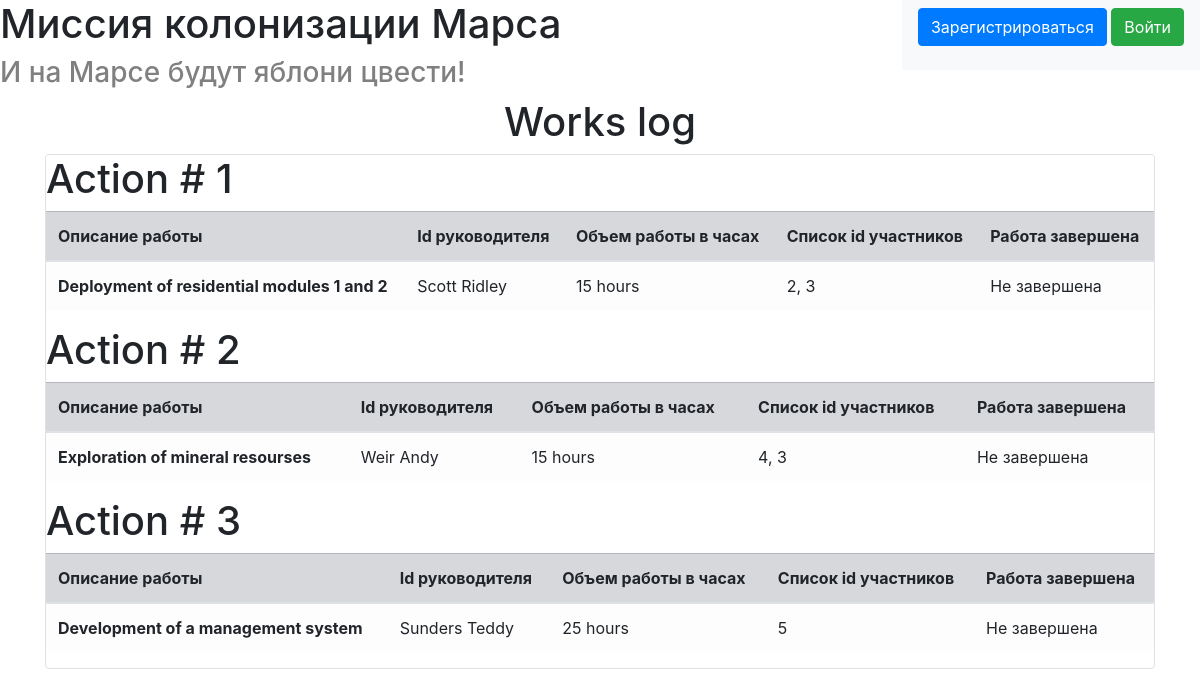
The page / on the database its author committed.
### data/jobs.py (models this page shows, shortened)
class Jobs(SqlAlchemyBase):
    __tablename__ = 'jobs'
    id = sqlalchemy.Column(sqlalchemy.Integer, primary_key=True, autoincrement=True)
    team_leader = sqlalchemy.Column(sqlalchemy.Integer, sqlalchemy.ForeignKey("users.id"))
    job = sqlalchemy.Column(sqlalchemy.String)
    work_size = sqlalchemy.Column(sqlalchemy.Integer)
    collaborators = sqlalchemy.Column(sqlalchemy.String)
    start_date = sqlalchemy.Column(sqlalchemy.DateTime, default=datetime.datetime.now)
    end_date = sqlalchemy.Column(sqlalchemy.DateTime)
    is_finished = sqlalchemy.Column(sqlalchemy.Boolean)
    user = orm.relation('User')

### data/users.py (models this page shows, shortened)
class User(SqlAlchemyBase, UserMixin):
    __tablename__ = 'users'
    id = sqlalchemy.Column(sqlalchemy.Integer,
                           primary_key=True, autoincrement=True)
    surname = sqlalchemy.Column(sqlalchemy.String)
    name = sqlalchemy.Column(sqlalchemy.String)
    age = sqlalchemy.Column(sqlalchemy.Integer)
    position = sqlalchemy.Column(sqlalchemy.String)
    speciality = sqlalchemy.Column(sqlalchemy.String)
    address = sqlalchemy.Column(sqlalchemy.String)
    email = sqlalchemy.Column(sqlalchemy.String, unique=True)
    hashed_password = sqlalchemy.Column(sqlalchemy.String)
    modified_date = sqlalchemy.Column(sqlalchemy.DateTime,
                                      default=datetime.datetime.now)
    jobs = orm.relation("Jobs", back_populates='user')
    departments = orm.relation("Department", back_populates='user')

### main.py (the view)
@app.route("/")
def index():
    db_sess = db_session.create_session()
    jobs = db_sess.query(Jobs).all()
    return render_template("index.html", jobs=jobs)

### data/db_session.py (called while the page is built)
def create_session() -> Session:
    global __factory
    return __factory()

### templates/index.html (shortened to what this page needs)
{% extends "base.html" %}
{% block content %}
<h1 class="middle">Works log</h1>
<div class="col-md6 border rounded">
    {% for item in jobs %}
    <h1>Action # {{loop.index}}</h1>
    <table class="table">
        <thead>
        <tr class="table-secondary">
            <th scope="col">Описание работы</th>
            <th scope="col">Id руководителя</th>
            <th scope="col">Объем работы в часах</th>
            <th scope="col">Список id участников</th>
            <th scope="col">Работа завершена</th>
        </tr>
        </thead>
        <tbody>
        <tr class="table-light">
            <th scope="row">{{item.job.capitalize()}}</th>
            <td>{{item.user.surname}} {{item.user.name}}</td>
            <td>{{item.work_size}} hours</td>
            <td>{{item.collaborators}}</td>
            {% if item.is_finished %}
                <td>Завершена</td>
            {% else %}
                <td>Не завершена</td>
            {% endif %}
        </tr>
        </tbody>
    </table>
    {% endfor %}
</div>
{% endblock %}

### templates/base.html (shortened to what this page needs)
<!doctype html>
<html lang="ru">
<head>
    <link rel="stylesheet" href="/static/css/style.css">
    <link rel="stylesheet"
          href="https://stackpath.bootstrapcdn.com/bootstrap/4.4.1/css/bootstrap.min.css"
>
</head>
<body>
    <header>
        <nav class="navbar navbar-light bg-light right">
            {% if current_user.is_authenticated %}
                <a class="navbar-brand" href="/logout">{{ current_user.name }}</a>
            {% else %}
                <p>
                    <a class="btn btn-primary " href="/register">Зарегистрироваться</a>
                    <a class="btn btn-success" href="/login">Войти</a>
                </p>
            {% endif %}
        </nav>
        <h1>Миссия колонизации Марса</h1>
        <h3 class="gray">И на Марсе будут яблони цвести!</h3>
    </header>
<main role="main" class="container">
    {% block content %}{% endblock %}
</main>
</body>
</html>

### static/css/style.css (style rules this page uses)
.gray { color: gray; }
.middle { text-align: center; }
table { width: 300px; }
.right { float: right; }

### rows shown on the page
Jobs: job "Deployment of residential modules 1 and 2", user.surname "Scott", user.name "Ridley", work_size "15", collaborators "2, 3", is_finished "Не завершена"
Jobs: job "Exploration of mineral resourses", user.surname "Weir", user.name "Andy", work_size "15", collaborators "4, 3", is_finished "Не завершена"
Jobs: job "Development of a management system", user.surname "Sunders", user.name "Teddy", work_size "25", collaborators "5", is_finished "Не завершена"
